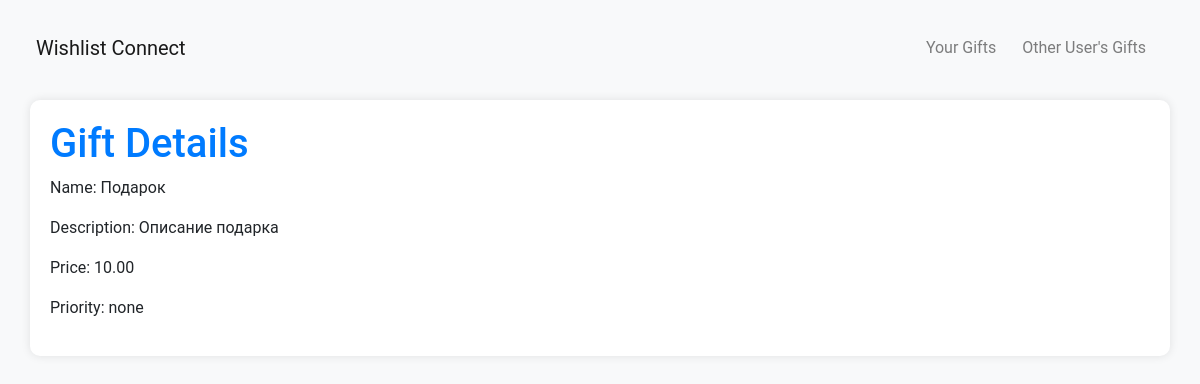
/api/view-gift/1/, run on the app's committed database.
### api/models.py (models this page shows, shortened)
class Gift(models.Model):
    PRIORITY_CHOICES = [
        ('high', 'High'),
        ('medium', 'Medium'),
        ('low', 'Low'),
        ('none', 'None'),
    ]
    STATUS_CHOICES = [
        ('given', 'Given'),
        ('not given', 'Not given'),
        ('booked', 'Booked'),
    ]
    user = models.ForeignKey(User, on_delete=models.CASCADE)
    title = models.CharField(max_length=255)
    description = models.TextField()
    price = models.DecimalField(max_digits=10, decimal_places=2)
    priority = models.CharField(max_length=10, choices=PRIORITY_CHOICES, default='none')
    status = models.CharField(max_length=10, choices=STATUS_CHOICES, default='not given')
    image = models.ImageField(upload_to='gift_images/', blank=True, null=True)

### api/views.py (the view)
# urls.py: path('view-gift/<int:pk>/', view_gift, name='view-gift'),
def view_gift(request, pk):
    gift = get_object_or_404(Gift, pk=pk)
    return render(request, 'view_gift.html', {'gift': gift})

### templates/view_gift.html (shortened to what this page needs)
{% extends 'base.html' %}
{% load i18n %}
{% block content %}
    <h1>{% trans "Gift Details"%}</h1>
    <p>{% trans "Name:"%} {{ gift.title }}</p>
    <p>{% trans "Description:"%} {{ gift.description }}</p>
    <p>{% trans "Price:"%} {{ gift.price }}</p>
    <p>{% trans "Priority:"%} {{gift.priority}}</p>
{% endblock %}

### templates/base.html (style rules this page uses)
body { background-color: #f8f9fa; margin: 20px; font-family: 'Roboto', sans-serif; font-size: 16px; }
h1, h2, h3 { color: #007bff; }

### data on the page
Gift: title "Подарок", description "Описание подарка", price "10.00", priority "none"
